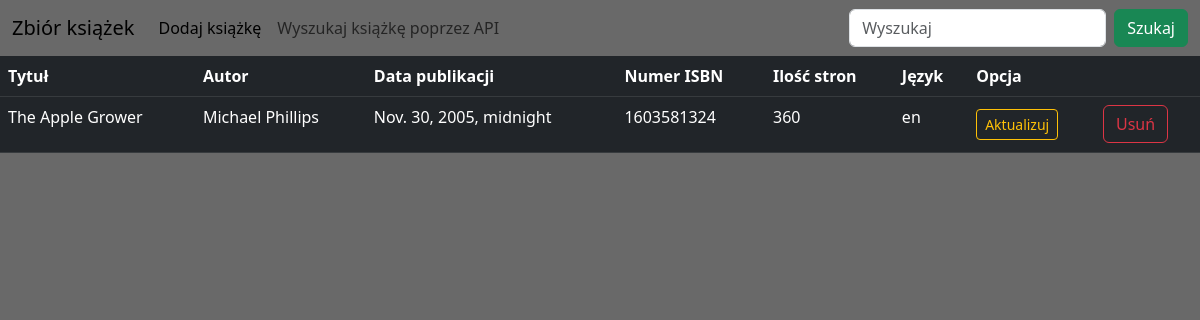
The app's page /book/15/ with its own data.
### book/models.py (models this page shows, shortened)
class Book(models.Model):
    title = models.CharField(max_length=50, verbose_name="Tytuł")
    author = models.CharField(max_length=50, verbose_name="Autor")
    pub_date = models.DateField(verbose_name="Data publikacji (RRRR-MM-DD)")
    isbn = models.IntegerField(verbose_name="Numer ISBN")
    pages = models.PositiveIntegerField(verbose_name="Liczba stron")
    language = models.CharField(max_length=10, verbose_name="Język test")

### book/views.py (the view)
# urls.py: path('book/<int:pk>/', BookDetailView.as_view(), name='book-detail'),
class BookDetailView(DetailView):
    model = Book

### book/templates/book/book_detail.html (shortened to what this page needs)
{% extends "book/base.html" %}
{% block content %}
<table class="table table-dark">
   <tbody>
          <th scope="col">Tytuł</th>
          <th scope="col">Autor</th>
          <th scope="col">Data publikacji</th>
          <th scope="col">Numer ISBN</th>
          <th scope="col">Ilość stron</th>
          <th scope="col">Język</th>
          <th scope="col">Opcja</th>
          <th scope="col"> </th>
   </tbody>
    <tbody>
       <tr>
          <td>{{ book.title }}</td>
          <td>{{ book.author }}</td>
          <td>{{ book.pub_date }}</td>
          <td>{{ book.isbn }}</td>
          <td>{{ book.pages }}</td>
          <td>{{ book.language }}</td>
          <td><a class="btn btn-outline-warning btn-sm mt-1 mb-1" href="{% url 'book-update' object.id %}">Aktualizuj</a></td>
          <td><a class="btn btn-outline-danger my-2 my-sm-0" href="{% url 'book-delete' object.id %}">Usuń</a></td>
       </tr>
    </tbody>
</table>
{% endblock content %}

### records on screen
Book: title "The Apple Grower", author "Michael Phillips", pub_date "Nov. 30, 2005, midnight", isbn "1603581324", pages "360", language "en"
